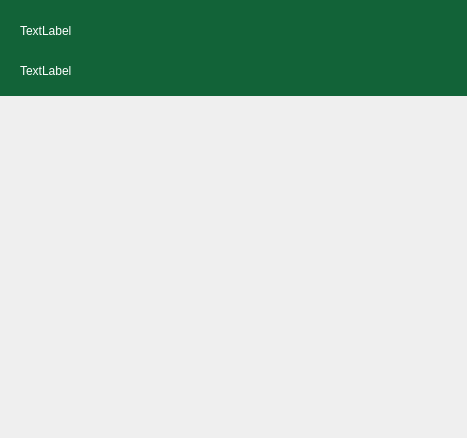
<?xml version="1.0" encoding="UTF-8"?>
<ui version="4.0">
 <class>AccessGraphic</class>
 <widget class="QWidget" name="AccessGraphic">
  <property name="geometry">
   <rect>
    <x>0</x>
    <y>0</y>
    <width>467</width>
    <height>438</height>
   </rect>
  </property>
  <property name="minimumSize">
   <size>
    <width>467</width>
    <height>438</height>
   </size>
  </property>
  <property name="maximumSize">
   <size>
    <width>467</width>
    <height>438</height>
   </size>
  </property>
  <property name="windowTitle">
   <string>课程评教情况分析</string>
  </property>
  <property name="styleSheet">
   <string notr="true"/>
  </property>
  <widget class="QLabel" name="lessonlabel">
   <property name="geometry">
    <rect>
     <x>20</x>
     <y>10</y>
     <width>441</width>
     <height>41</height>
    </rect>
   </property>
   <property name="styleSheet">
    <string notr="true">font: 14pt &quot;华文楷体&quot;;
color: rgb(255, 255, 255);</string>
   </property>
   <property name="text">
    <string>TextLabel</string>
   </property>
  </widget>
  <widget class="QLabel" name="scorelabel">
   <property name="geometry">
    <rect>
     <x>20</x>
     <y>60</y>
     <width>441</width>
     <height>21</height>
    </rect>
   </property>
   <property name="styleSheet">
    <string notr="true">font: 12pt &quot;楷体&quot;;
color: rgb(255, 255, 255);</string>
   </property>
   <property name="text">
    <string>TextLabel</string>
   </property>
  </widget>
  <widget class="QWidget" name="verticalLayoutWidget">
   <property name="geometry">
    <rect>
     <x>29</x>
     <y>99</y>
     <width>421</width>
     <height>311</height>
    </rect>
   </property>
   <layout class="QVBoxLayout" name="verticalLayout"/>
  </widget>
  <widget class="QLabel" name="label">
   <property name="geometry">
    <rect>
     <x>0</x>
     <y>-5</y>
     <width>471</width>
     <height>101</height>
    </rect>
   </property>
   <property name="styleSheet">
    <string notr="true">background-color: rgb(18, 99, 56);</string>
   </property>
   <property name="text">
    <string/>
   </property>
  </widget>
  <zorder>label</zorder>
  <zorder>lessonlabel</zorder>
  <zorder>scorelabel</zorder>
  <zorder>verticalLayoutWidget</zorder>
 </widget>
 <resources/>
 <connections/>
</ui>
